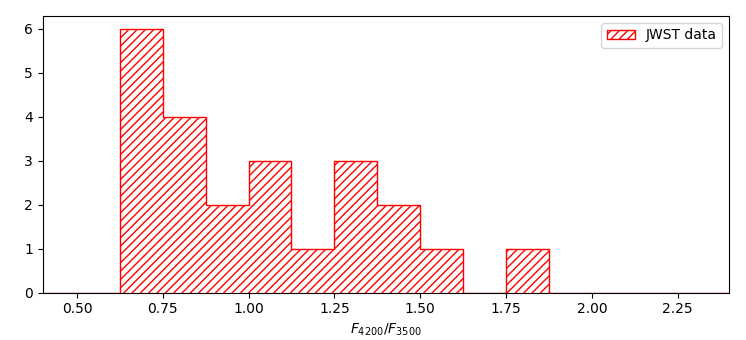

Write the Python code that produced this figure.
import matplotlib.pyplot as plt
import numpy as np

B=[0.87,0.73,1.05,1.12,1.13,1.41,0.96,1.75,1.25,0.86,0.67,0.74,0.65,0.73,1.61,1.28,0.71,0.80,1.30,0.80,1.41,0.90,1.07]

print(len(B))

co='red'
ht='////'
plt.hist(B,range=(0.25,2.5),bins=18,color=co,label='JWST data',histtype='step',hatch=ht)
plt.xlim(0.4,2.4)
plt.xlabel(r"$F_{4200}/F_{3500}$")
plt.legend()

plt.show()
